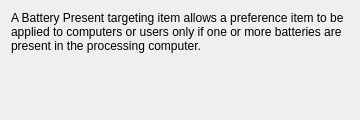
<?xml version="1.0" encoding="UTF-8"?>
<ui version="4.0">
 <class>BatteryPresentWidget</class>
 <widget class="QWidget" name="BatteryPresentWidget">
  <property name="geometry">
   <rect>
    <x>0</x>
    <y>0</y>
    <width>360</width>
    <height>120</height>
   </rect>
  </property>
  <property name="windowTitle">
   <string/>
  </property>
  <layout class="QVBoxLayout" name="verticalLayout">
   <item>
    <widget class="QLabel" name="batteryLabel">
     <property name="wordWrap">
      <bool>true</bool>
     </property>
     <property name="text">
      <string>A Battery Present targeting item allows a preference item to be applied to computers or users only if one or more batteries are present in the processing computer.</string>
     </property>
     <property name="alignment">
      <set>Qt::AlignTop|Qt::AlignLeading|Qt::AlignLeft</set>
     </property>
    </widget>
   </item>
   <item>
    <spacer name="bottomSpacer">
     <property name="orientation">
      <enum>Qt::Vertical</enum>
     </property>
     <property name="sizeHint" stdset="0">
      <size>
       <width>20</width>
       <height>20</height>
      </size>
     </property>
    </spacer>
   </item>
  </layout>
 </widget>
 <resources/>
 <connections/>
</ui>
